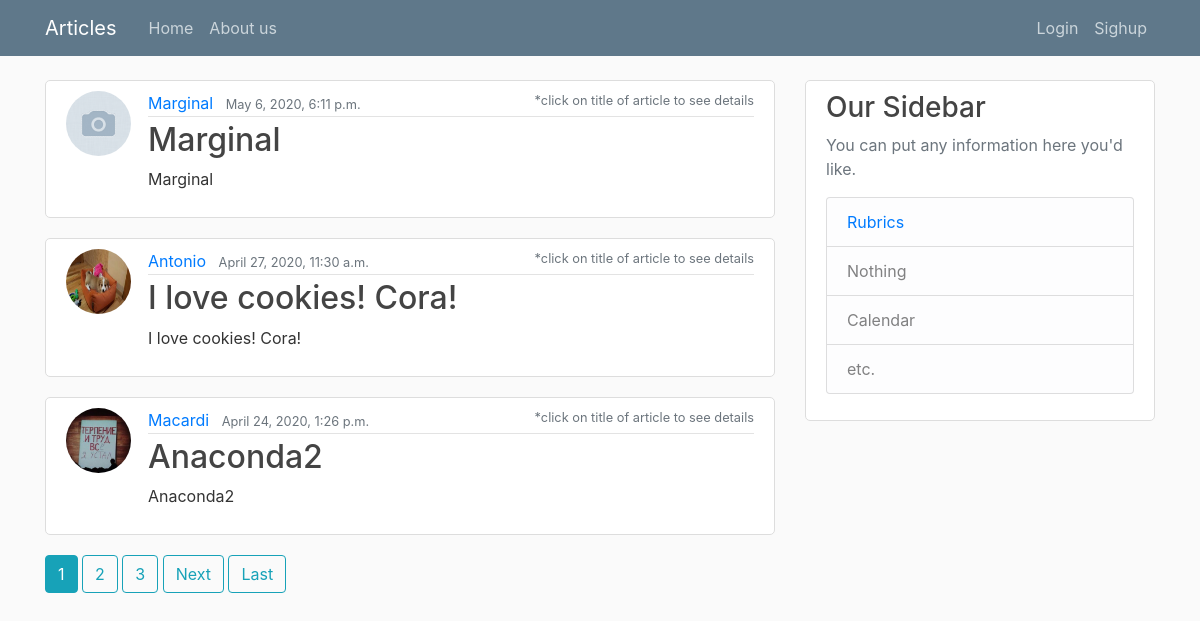
The page / on the database its author committed.
### mysite/apps/articles/models.py (models this page shows, shortened)
class Article(models.Model):
    article_title = models.CharField('title of article', max_length = 200)
    article_text = models.TextField('text of article')
    slug = models.SlugField(unique = True)
    author_article = models.ForeignKey(User, on_delete=models.CASCADE)
    rubric = models.ForeignKey('Rubric', null = True, on_delete = models.PROTECT, blank=True)
    pub_date = models.DateTimeField('date of publication', auto_now_add = True)
    image = models.ImageField('image', blank=True, upload_to='articles_images')
    '''class Meta:
        verbose_name = 'Статья'
        verbose_name_plural = 'Статьи'''

### mysite/apps/accounts/models.py (models this page shows, shortened)
class Profile(models.Model):
    user = models.OneToOneField(User, on_delete=models.CASCADE)
    image = models.ImageField(default='profile_pics/default.png', upload_to='profile_pics')
    info = models.TextField('Write something about your self', blank=True, max_length = 375)

### mysite/apps/articles/views.py (the view)
# urls.py: path('', ArticleListView.as_view(), name='articles_home'), #views.home_page
class ArticleListView(ListView):
    model = Article
    template_name = 'articles/homepage.html'
    context_object_name = 'articles'
    ordering = ['-pub_date']
    paginate_by = 3

### mysite/apps/articles/templates/articles/homepage.html (shortened to what this page needs)
{% extends 'base.html' %}
{% block content %}
{% if articles %}
  {% for a in articles %}
  <article class="media content-section">
    <img class="rounded-circle article-img" src="{{ a.author_article.profile.image.url }}">
    <div class="media-body">
      <div class="article-metadata">
        <a class="mr-2" href="{% url 'articles:user_articles' a.author_article.username %}">
          {{ a.author_article }}</a>
        <small class="text-muted">{{ a.pub_date }}</small>
              <small class="text-muted" id="asterisk">
                *click on title of article to see details</small>
      </div>
    <h2><a class="article-title" href="{% url 'articles:detail' slug=a.slug %}">
      {{ a.article_title }}</a></h2>
    <p class="article-content">{{ a.article_text }}</p>
    </div>
  </article>
  {% endfor %}
{% else %}
    No articles found )=
{% endif %}
{% if is_paginated %}
      {% for num in page_obj.paginator.page_range %}
        {% if page_obj.number == num %}
          <a class="btn btn-info mb-4" href="?page={{ num }}">{{ num }}</a>
        {% elif num > page_obj.number|add:'-3' and num < page_obj.number|add:'3' %}
          <a class="btn btn-outline-info mb-4" href="?page={{ num }}">{{ num }}</a>
        {% endif %}
      {% endfor %}
      {% if page_obj.has_next %}
        <a class="btn btn-outline-info mb-4" href="?page={{ page_obj.next_page_number }}">Next</a>
        <a class="btn btn-outline-info mb-4" href="?page={{ page_obj.paginator.num_pages }}">Last</a>
      {% endif %}
    {% endif %}
{% endblock %}

### mysite/templates/base.html (shortened to what this page needs)
{% load static %}
<!DOCTYPE html>
<html>
<head>
    <link rel="stylesheet" href="https://maxcdn.bootstrapcdn.com/bootstrap/4.0.0/css/bootstrap.min.css"
>
    <link rel="stylesheet" type="text/css" href="{% static 'assets/main.css' %}">
</head>
<body>
    <header class="site-header">
      <nav class="navbar navbar-expand-md navbar-dark bg-steel fixed-top">
        <div class="container">
          <a class="navbar-brand mr-4" href="{% url 'articles:articles_home' %}">Articles</a>
          <div class="collapse navbar-collapse" id="navbarToggle">
            <div class="navbar-nav mr-auto">
              <a class="nav-item nav-link" href="{% url 'articles:articles_home' %}">Home</a>
              <a class="nav-item nav-link" href="{% url 'articles:articles_about' %}">About us</a>
            </div>
            <div class="navbar-nav">
              {% if user.is_authenticated %}
              <a class="nav-item nav-link" href="{% url 'articles:create_article' %}">Create Post</a>
              <a class="nav-item nav-link" href="{% url 'articles:user_articles' user.username %}" id='username_top'>My profile</a>
              <a class="nav-item nav-link" href="{% url 'logout' %}">Logout</a>
              {% else %}
              <a class="nav-item nav-link" href="{% url 'login' %}">Login</a>
              <a class="nav-item nav-link" href="{% url 'signup' %}">Sighup</a>
              {% endif %}
            </div>
          </div>
        </div>
      </nav>
    </header>
    <main role="main" class="container">
      <div class="row">
        <div class="col-md-8">
          {% block content %}
          {% endblock %}
        </div>
        <div class="col-md-4">
          <div class="content-section">
            <h3>Our Sidebar</h3>
            <p class='text-muted'>You can put any information here you'd like.
              <ul class="list-group">
                <li class="list-group-item list-group-item-light"><a href="{% url 'articles:list_rubrics' %}">Rubrics</a></li>
                {% if user.is_authenticated %}
                  <li class="list-group-item list-group-item-light">⚙️<a href="{% url 'profile_settings' %}" class="ml-2">Settings</a></li>
                {% else %}
                  <li class="list-group-item list-group-item-light">Nothing</li>
                {% endif %}
                <li class="list-group-item list-group-item-light">Calendar</li>
                <li class="list-group-item list-group-item-light">etc.</li>
              </ul>
            </p>
          </div>
        </div>
      </div>
    </main>
</body>
</html>

### mysite/static/assets/main.css (style rules this page uses)
body { background: #fafafa; color: #333333; margin-top: 5rem; }
h1, h2, h3, h4, h5, h6 { color: #444444; }
ul { margin: 0; }
.bg-steel { background-color: #5f788a; }
.site-header .navbar-nav .nav-link { color: #cbd5db; }
.content-section { background: #ffffff; padding: 10px 20px; border: 1px solid #dddddd; border-radius: 5px; margin-bottom: 20px; position: relative; }
.article-title { color: #444444; }
.article-content { white-space: pre-line; }
.article-img { height: 65px; width: 65px; margin-right: 17px; }
.article-metadata { padding-bottom: 1px; margin-bottom: 4px; border-bottom: 1px solid #e3e3e3 }

### mysite/apps/articles/templates/articles/homepage.html (style rules this page uses)
#asterisk { float: right; }

### rows shown on the page
Article: author_article.profile.image (placeholder picture), author_article "Marginal", pub_date "May 6, 2020, 6:11 p.m.", article_title "Marginal", article_text "Marginal"
Article: author_article.profile.image (picture), author_article "Antonio", pub_date "April 27, 2020, 11:30 a.m.", article_title "I love cookies! Cora!", article_text "I love cookies! Cora!"
Article: author_article.profile.image (picture), author_article "Macardi", pub_date "April 24, 2020, 1:26 p.m.", article_title "Anaconda2", article_text "Anaconda2"

### other values the page prints
{{ num }} "1"
{{ num }} "2" "3"
